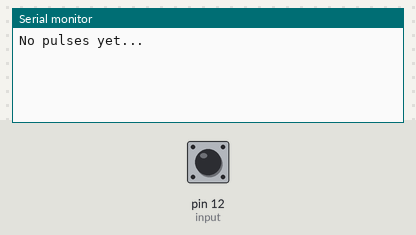
The sketch below on a simulated Arduino Uno, built with avr-gcc and run on an emulated ATmega328P. Parts: the last lines printed to the serial monitor. Inputs (shaded band) come from the test bench; at power-on: pin 12 (input) LOW.

Above: at 1.2 s.
1.3 s: pin 12 (input) driven HIGH
At 2.1 s:
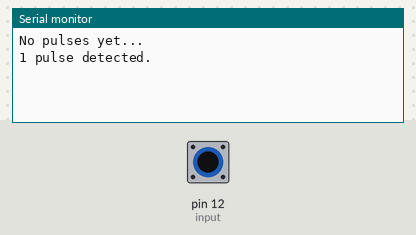
2.8 s: pin 12 (input) pulsed LOW 2 times (0.12 s each, 0.3 s apart)
At 4.3 s:
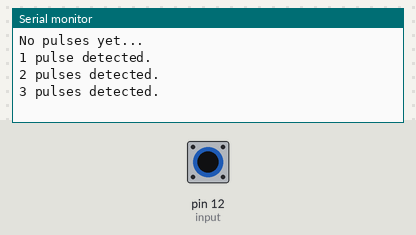

Measured:
- after the input at 1.3 s, the serial monitor: prints a new line at once (image 1)
- after the input at 2.8 s, the serial monitor: prints a new line after 0.12 s (image 2)

The sketch:

pulsein.ino
```cpp
const int input = 12; // This is where the input is fed.
int pulse = 0; // Variable for saving pulses count.
int var = 0;
int currentstate = 0;
void setup(){
  pinMode(input, INPUT);

  Serial.begin(9600);
  Serial.println(F("No pulses yet...")); // Message to send initially (no pulses detected yet).
}

void loop(){

  if(digitalRead(input) > var)
  {
    var = 1;
    pulse++;

    Serial.print(pulse);
    Serial.print(F(" pulse"));

    // Put an "s" if the amount of pulses is greater than 1.
    if(pulse > 1) {Serial.print(F("s"));}

    Serial.println(F(" detected."));

  }
 currentstate = pulse;
  if(digitalRead(input) == 0) {var = 0;}

  delay(1); // Delay for stability.
}
```
